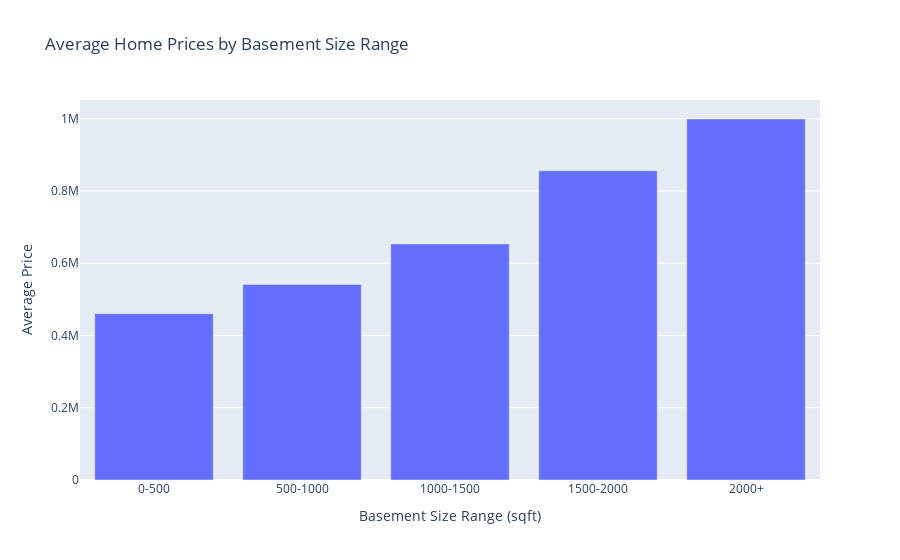

The notebook cell saved with this chart:
### Markdown cell above
## 8.8.**Average Home Prices by Basement Size Range**

### Code cell
import plotly.express as px
import pandas as pd

# Define bins and labels
bins = [0, 500, 1000, 1500, 2000, float("inf")]
labels = ["0-500", "500-1000", "1000-1500", "1500-2000", "2000+"]

# Create a new column for basement size categories
df["basement_category"] = pd.cut(df["sqft_basement"], bins=bins, labels=labels, right=False)

# Group by the new categories and compute the mean price
df_basement = df.groupby("basement_category")["price"].mean().reset_index()

# Create bar chart
fig_basement = px.bar(df_basement, x="basement_category", y="price", 
                      title="Average Home Prices by Basement Size Range",
                      labels={"basement_category": "Basement Size Range (sqft)", "price": "Average Price"})

fig_basement.show()

### Figure 1 — Plotly figure (JSON) as saved in the notebook; plotly's stock layout.template omitted (floating-point values rounded to 4 significant figures)
{"data": [{"alignmentgroup": "True", "hovertemplate": "Basement Size Range (sqft)=%{x}<br>Average Price=%{y}<extra></extra>", "legendgroup": "", "marker": {"color": "#636efa", "pattern": {"shape": ""}}, "name": "", "offsetgroup": "", "orientation": "v", "showlegend": false, "textposition": "auto", "type": "bar", "x": ["0-500", "500-1000", "1000-1500", "1500-2000", "2000+"], "xaxis": "x", "y": [460000.0, 541200.0, 653200.0, 855500.0, 999000], "yaxis": "y"}], "layout": {"barmode": "relative", "legend": {"tracegroupgap": 0}, "title": {"text": "Average Home Prices by Basement Size Range"}, "xaxis": {"anchor": "y", "domain": [0, 1], "title": {"text": "Basement Size Range (sqft)"}}, "yaxis": {"anchor": "x", "domain": [0, 1], "title": {"text": "Average Price"}}}}
